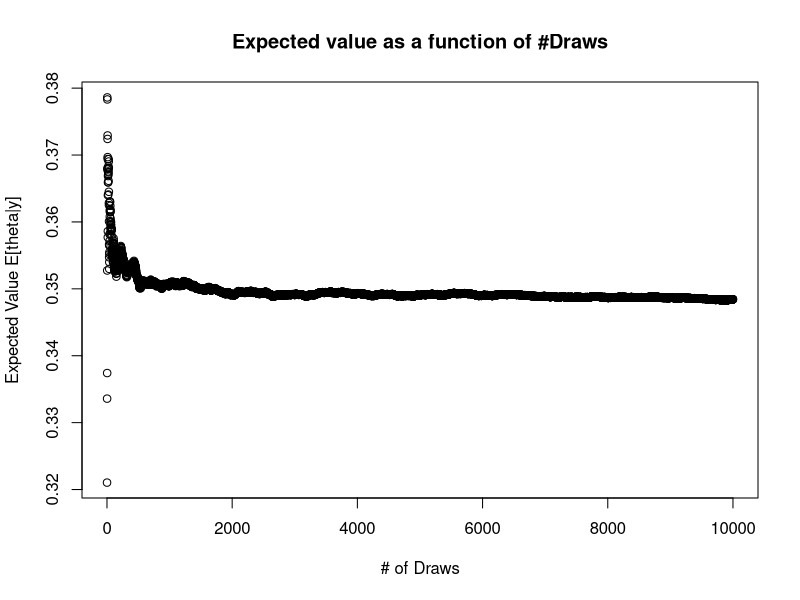
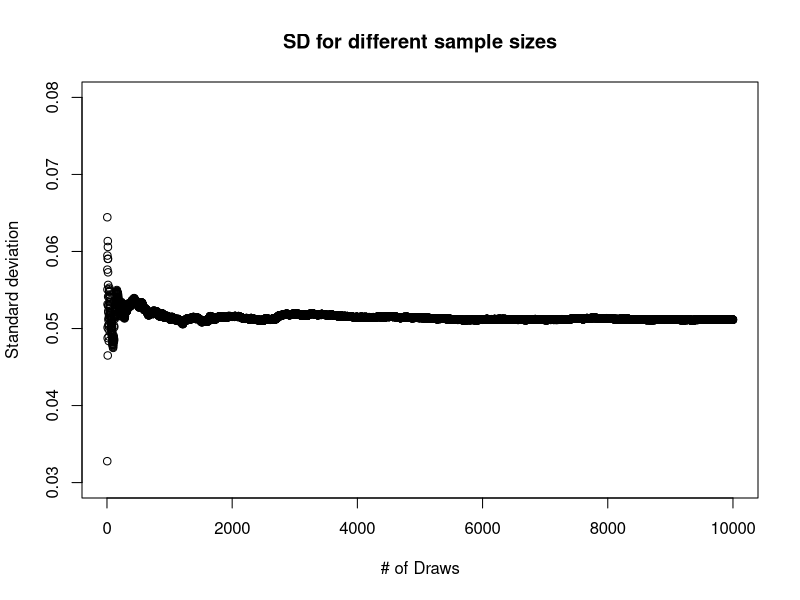
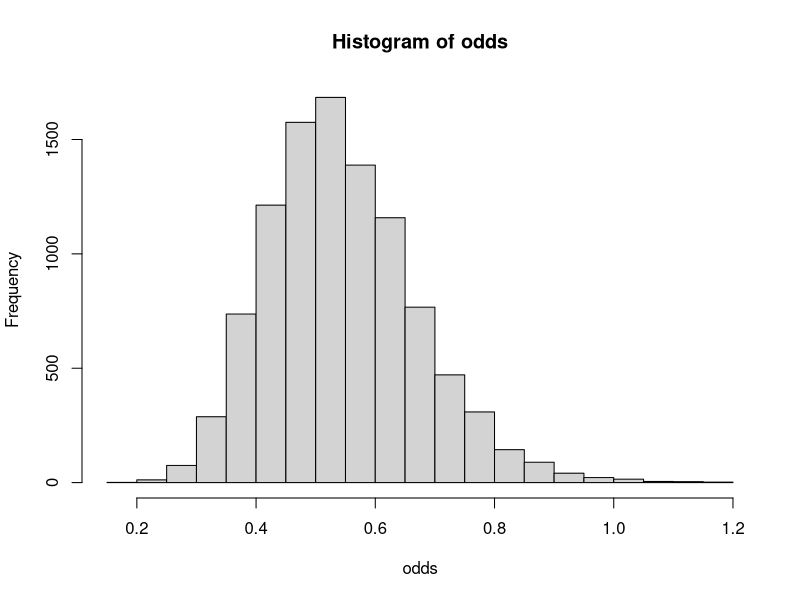
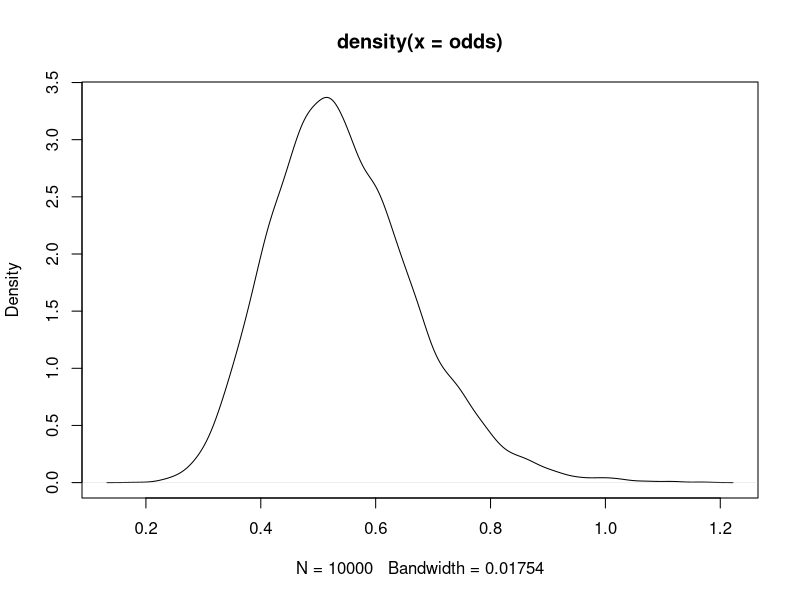

Source code (R) for these figures, in order:
#1
n = 70
success = 22
failures = n - success
alpha = 8
b = 8
# Posterior = Beta(alpha + success, b + failures)
lhs = alpha + success
rhs = b + failures
nDraws = 10000
######################################################
# a)
SD = c()
E = c()
result = c()
for (n in seq(1, nDraws, 1)){
  result[n] = rbeta(n, lhs, rhs)
  SD[n] = sd(result)
  E[n] = mean(result)
}




plot(E, main = "Expected value as a function of #Draws",
     xlab = "# of Draws",
     ylab = "Expected Value E[theta|y]")
# The true value E = alpha / (alpha + beta)
# where our posterior gives alpha = lhs and beta = rhs
lhs / (lhs+ rhs) # = 0.3488

plot(SD, main = "SD for different sample sizes",
     xlab = "# of Draws",
     ylab = "Standard deviation",
     ylim = c(0.03,0.08))
# The true value 
# SD = sqrt((alpha * beta) / (((alpha + beta)^2) *(alpha + beta + 1)))
# where our posterior gives alpha = lhs and beta = rhs
SD_Calc = sqrt((lhs *rhs) / (((lhs + rhs)^2) *(lhs + rhs + 1)))
SD_Calc # = 0.05109
SD[nDraws] # = 0.05116S

##########################################################
#B
drawed_values = rbeta(nDraws,lhs,rhs)
drawed_values
over = 0
under = 0
for (value in drawed_values){
  if (value > 0.3){
    over = over +1
  }
  else
  {
    under = under + 1
  }
}
prob_over = over / length(drawed_values)
prob_under = under / length(drawed_values)
prob_over
prob_under

temp = pbeta(0.3, lhs, rhs)
temp

##########################################################
#C
odds = drawed_values / (1-drawed_values)
hist(odds)
plot(density(odds))


############################################################
##                  TASK 2                                ##
############################################################
n = 8 
monthly_income = c(33, 24, 48, 32, 55, 74, 23, 17)
mean = 3.6
log(mean(monthly_income))
